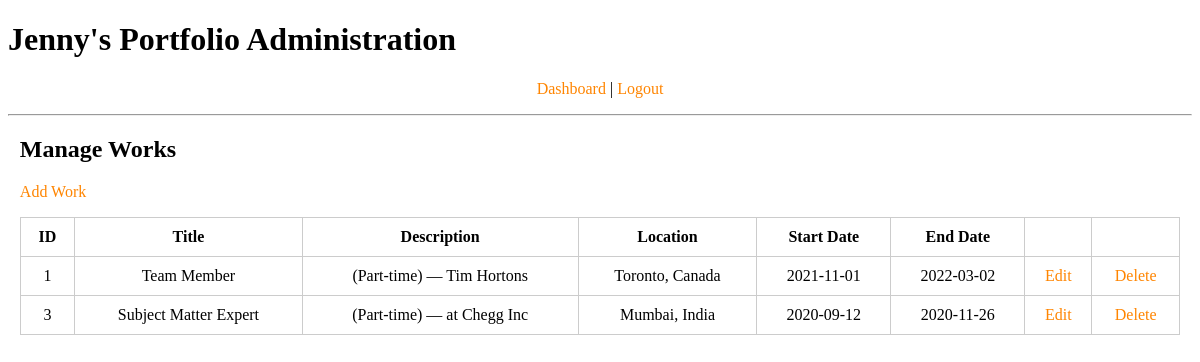
The app's page /admin/work.php (signed in) with its own data.
### tables this page shows
CREATE TABLE `work` (
  `id` int(100) NOT NULL,
  `title` varchar(200) NOT NULL,
  `description` text NOT NULL,
  `fromDate` date NOT NULL,
  `toDate` date NOT NULL,
  `location` varchar(200) NOT NULL
);

### admin/work.php (the view, shortened to what this page needs)
<?php
include( 'includes/database.php' );
include( 'includes/header.php' );
$query = 'SELECT *
  FROM work';
$result = mysqli_query( $connect, $query );
?>
<h2>Manage Works</h2>
<p><a href="work_add.php"><i class="fas fa-plus-square"></i> Add Work</a></p>
<table>
  <tr>
    <th align="center">ID</th>
    <th align="center">Title</th>
    <th align="center">Description</th>
    <th align="center">Location</th>
    <th align="center">Start Date</th>
    <th align="center">End Date</th>
    <th></th>
  </tr>
  <?php while( $record = mysqli_fetch_assoc( $result ) ): ?>
    <tr>
      <td align="center"><?php echo $record['id']; ?></td>
      <td align="center"><?php echo htmlentities( $record['title'] ); ?></td>
      <td align="center"><?php echo $record['description']; ?></td>
      <td align="center"><?php echo htmlentities( $record['location'] ); ?></td>
      <td align="center" style="white-space: nowrap;"><?php echo htmlentities( $record['fromDate'] ); ?></td>
      <td align="center" style="white-space: nowrap;"><?php echo htmlentities( $record['toDate'] ); ?></td>
      <td align="center"><a href="work_edit.php?id=<?php echo $record['id']; ?>">Edit</i></a></td>
      <td align="center"><a href="work.php?delete=<?php echo $record['id']; ?>" onclick="javascript:confirm('Are you sure you want to delete this work?');">Delete</i></a></td>
    </tr>
  <?php endwhile; ?>
</table>
<?php
include( 'includes/footer.php' );
?>

### admin/styles.css (style rules this page uses)
a:link, a:active, a:hover, a:visited { text-decoration: none; color: #FF8500; }
table { width: 100%; border: 1px solid #ccc; border-spacing: 0; border-collapse: collapse; }
td, th { border: 1px solid #ccc; padding: 10px; }
th { white-space: nowrap; }

### records on screen
work: id "1", title "Team Member", description "(Part-time) — Tim Hortons", location "Toronto, Canada", fromDate "2021-11-01", toDate "2022-03-02"
work: id "3", title "Subject Matter Expert", description "(Part-time) — at Chegg Inc", location "Mumbai, India", fromDate "2020-09-12", toDate "2020-11-26"
